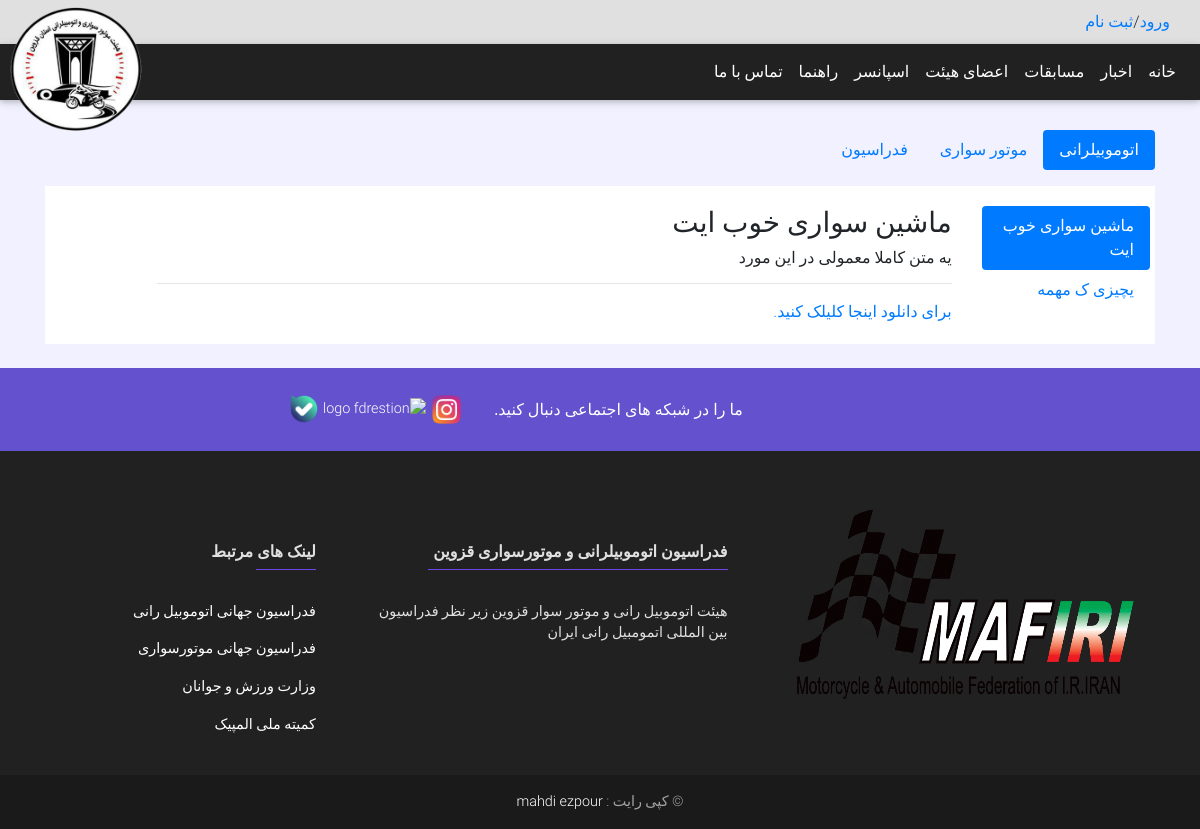
/Roll, run on the app's committed database.
### mainApp/models.py (models this page shows, shortened)
class CategoryGuid(models.Model):
    name = models.CharField("دسته بندی راهنمایی ها", max_length= 50, unique=True)
    about = models.TextField()

class Guid(models.Model):
    categoryguid = models.ForeignKey(CategoryGuid,on_delete=models.CASCADE)
    name = models.CharField("دسته بندی", max_length= 50, unique=True)
    about = models.TextField()
    address = models.FileField(upload_to="FileGuid/",blank=True,null=True)
    ceated = models.DateTimeField(auto_now_add=True)

### mainApp/views.py (the view)
# urls.py: path('Roll', views.Roll, name='Roll'),
def Roll(request):
    allpost = Guid.objects.all()
    allcategory = CategoryGuid.objects.all()
    return render(request, "Roll.html",{"allpost":allpost , "allcategory":allcategory})

### templates/Roll.html (shortened to what this page needs)
{% extends 'Layouts/Normal/base.html' %}
{% load static %}
{% block content %}
    <div class="d-flex" style="direction:RTL; text-align: right;margin-top: 30px">
            <div class="col-sm-12"  id="new">
                <div class="container">
                    <ul class="nav nav-pills mb-3" id="pills-tab" role="tablist">
                       {% for category in allcategory %}
                            <li class="nav-item">
                                {% if forloop.first %}
                                    <a class="nav-link active" id="pills-{{category.id}}-tab" data-toggle="pill" href="#pills-{{category.id}}" role="tab" aria-controls="pills-{{category.id}}" aria-selected="true">{{category.name}}</a>
                                {% else %}
                                    <a class="nav-link " id="pills-{{category.id}}-tab" data-toggle="pill" href="#pills-{{category.id}}" role="tab" aria-controls="pills-{{category.id}}" aria-selected="true">{{category.name}}</a>
                                {% endif %}
                            </li>
                        {% endfor %}
                    </ul>
                    <div class="tab-content white" id="pills-tabContent">
                        {% for category in allcategory %}
                            {% if forloop.first %}
                                <div class="tab-pane fade show active" id="pills-{{category.id}}" role="tabpanel" aria-labelledby="pills-{{category.id}}-tab">
                                    <div class="row" style="padding: 20px">
                                        <div class="nav flex-column nav-pills col-md-2" id="v-pills-tab" role="tablist" aria-orientation="vertical">
                                            {% for post in allpost %}
                                                {% if post.categoryguid.id == category.id %}
                                                    {% if forloop.first %}
                                                        <a class="nav-link active" id="v-pills-{{ post.id }}-tab" data-toggle="pill" href="#v-pills-{{ post.id }}" role="tab" aria-controls="v-pills-{{ post.id }}" aria-selected="true">{{ post.name }}</a>
                                                        {% else %}
                                                        <a class="nav-link" id="v-pills-{{ post.id }}-tab" data-toggle="pill" href="#v-pills-{{ post.id }}" role="tab" aria-controls="v-pills-{{ post.id }}" aria-selected="false">{{ post.name }}</a>
                                                    {% endif %}
                                                {% endif %}
                                            {% endfor %}
                                        </div>
                                        <div class="tab-content col-md-9" id="v-pills-tabContent">
                                            {% for post in allpost %}
                                                {% if post.categoryguid.id == category.id %}
                                                    {% if forloop.first %}
                                                        <div class="tab-pane fade show active" id="v-pills-{{ post.id }}" role="tabpanel" aria-labelledby="v-pills-{{ post.id }}-tab">
                                                            {% include "Layouts/Normal/RollPost.html" with post=post %}
                                                        </div>
                                                        {% else %}
                                                        <div class="tab-pane fade" id="v-pills-{{ post.id }}" role="tabpanel" aria-labelledby="v-pills-{{ post.id }}-tab">
                                                            {% include "Layouts/Normal/RollPost.html" with post=post %}
                                                        </div>
                                                    {% endif %}
                                                {% endif %}
                                            {% endfor %}
                                         </div>
                                    </div>
                                </div>
                            {% endif %}
                        {% endfor %}
                    </div>
                </div>
            </div>
    </div>
    <br>
{% endblock %}

### templates/Layouts/Normal/base.html (shortened to what this page needs)
{% load static %}
<!DOCTYPE html>
<html lang="en">
<head>
      <link rel="stylesheet" href="https://use.fontawesome.com/releases/v5.11.2/css/all.css">
      <link rel="stylesheet" href="{% static 'css/bootstrap-rtl.min.css' %}">
      <link rel="stylesheet" href="{% static 'css/' %}">
      <link rel="stylesheet" href="{% static 'css/mdb.min.css' %}">
      <link rel="stylesheet" href="{% static 'css/style.css' %}">
</head>
<body>
{% include "Layouts/Normal/header1.html" %}
{% block content %}
{% endblock %}
{% include "Layouts/Normal/footer1.html" %}
</body>
</html>

### templates/Layouts/Normal/header1.html
{% load static %}
<header>
    <nav class="navbar navbar-expand-lg navbar-light bg-light " style="padding: 10px">
        <div id="login" style="width: 50% ;text-align: right;padding-right: 20px">
            <a href="/Identification">ورود</a>/<a href="#">ثبت نام</a>
        </div>
    </nav>
    <nav class="navbar navbar-expand-sm bg-dark navbar-dark sticky-top d-flex">
        <div style="width: 50%">
            <ul class="navbar-nav">
                <li class="nav-item">
                    <a class="nav-link" href="/">خانه</a>
                </li>
                <li class="nav-item">
                    <a class="nav-link" href="{% url 'blog:News' %}">اخبار</a>
                </li>
                <li class="nav-item">
                    <a class="nav-link" href="/matches">مسابقات</a>
                </li>
                <li class="nav-item">
                    <a class="nav-link" href="/aboutUs">اعضای هیئت</a>
                </li>
                <li class="nav-item">
                    <a class="nav-link" href="#">اسپانسر</a>
                </li>
                <li class="nav-item">
                    <a class="nav-link" href="/Roll">راهنما</a>
                </li>
                <li class="nav-item">
                    <a class="nav-link" href="/contactUs">تماس با ما</a>
                </li>
            </ul>
        </div>
        <div style="width: 50%;text-align: left;position: absolute;left: 0px">
            <img src="{% static 'img/logo/qazvin.png' %}" style="height: 150px;width: 150px;border-radius: 50%" alt="">
        </div>
    </nav>
</header>

### templates/Layouts/Normal/RollPost.html
<h3>{{ post.name }}</h3>
<h6>{{ post.about }}</h6>
<hr>
{% if not post.address == Null %}
    <a href="Download/Guid/{{ post.address }}"> برای دانلود اینجا کلیلک کنید.</a>
{% endif %}

### templates/Layouts/Normal/footer1.html
{% load static %}
<footer class="page-footer font-small unique-color-dark bg-dark navbar-dark" dir="rtl">
    <div style="background-color: #6351ce;">
        <div class="container">
            <div class="row py-4 d-flex align-items-center"  style="margin: 0px auto;">
                <div class="align-items-center" style="margin: 0px auto;display: flex">
                    <div class="col-md-10 col-lg-9 text-center text-md-left mb-4 mb-md-0">
                        <h6 class="mb-0">ما را در شبکه های اجتماعی دنبال کنید.</h6>
                    </div>
                    <div class="col-md-6 col-lg-7 text-center text-md-right">
                        <img style="width: 35px; height: 35px" src="{% static 'img/logo/instagram.png' %}" alt="logo fdrestion">
                        <img style="width: 35px; height: 35px" src="{% static 'img/logo/telegram.png' %}" alt="logo fdrestion">
                        <img style="width: 30px; height: 30px" src="{% static 'img/logo/bale.png' %}" alt="logo fdrestion">
                    </div>
                </div>
            </div>
        </div>
    </div>
    <div class="container  text-center text-md-left mt-5">
        <div class="row mt-3 text-right">
            <div class="col-md-4 col-lg-5 col-xl-4 mx-auto mb-5">
                <img alt="logo" src="{% static 'img/logo/mafirilogo.png' %}" style="height: 200px;width: 350px">
            </div>
            <div class="col-md-4 col-lg-5 text-light col-xl-4 mx-auto mb-5">
                <br>
                <br>
                <h6 class="font-weight-bold">فدراسیون اتوموبیلرانی و موتورسواری قزوین</h6>
                <hr class="deep-purple accent-2 mb-4 mt-0 d-inline-block mx-auto" style="width: 300px;">
                <p>هیئت اتوموبیل رانی و موتور سوار قزوین زیر نظر فدراسیون بین المللی اتمومبیل رانی ایران</p>
            </div>
            <div class="col-md-4 text-light col-lg-4 col-xl-3 mx-auto mb-4">
                <br>
                <br>
                <h6 class="text-uppercase font-weight-bold">لینک های مرتبط</h6>
                <hr class="deep-purple accent-2 mb-4 mt-0 d-inline-block mx-auto" style="width: 60px;">
                <p>
                    <a href="#!">فدراسیون جهانی اتوموبیل رانی</a>
                </p>
                <p>
                    <a href="#!">فدراسیون جهانی موتورسواری</a>
                </p>
                <p>
                    <a href="#!">وزارت ورزش و جوانان</a>
                </p>
                <p>
                    <a href="#!">کمیته ملی المپیک</a>
                </p>
            </div>
        </div>
    </div>
    <div class="footer-copyright text-center py-3">© کپی رایت :
        <a href="https://mdbootstrap.com/education/bootstrap/">mahdi ezpour</a>
    </div>
</footer>

### static/css/style.css (style rules this page uses)
body { background-color: #f1f1ff }
h6 { font-family: Shabnam; }

### data on the page
CategoryGuid: name "اتوموبیلرانی"
CategoryGuid: name "موتور سواری"
CategoryGuid: name "فدراسیون"
Guid: name "ماشین سواری خوب ایت", about "یه متن کاملا معمولی در این مورد"
Guid: name "یچیزی ک مهمه"
